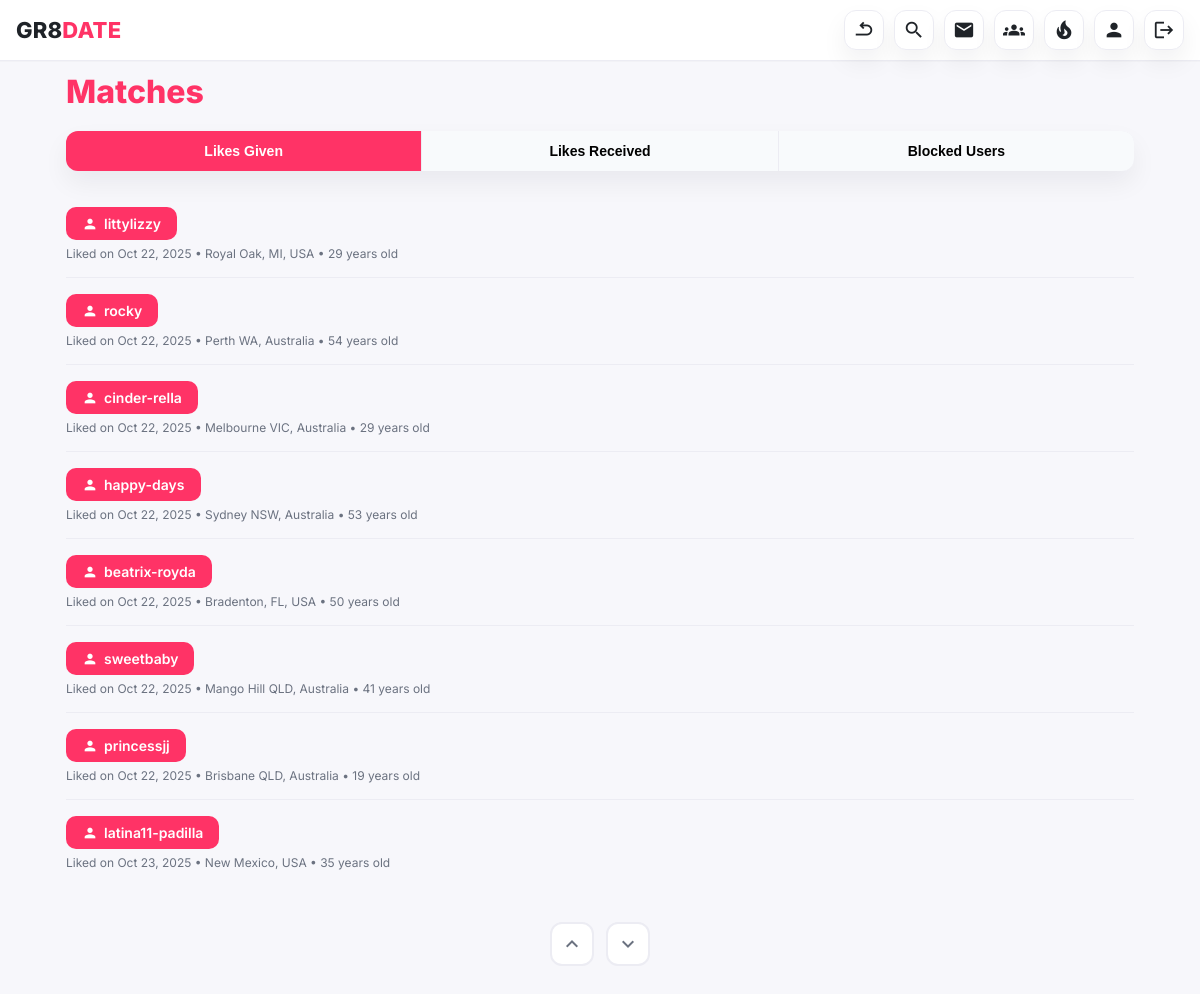
The page /matches/ (signed in) on the database its author committed.
### pages/models.py (models this page shows, shortened)
class Like(models.Model):
    liker = models.ForeignKey(settings.AUTH_USER_MODEL, on_delete=models.CASCADE, related_name='likes_given')
    liked_user = models.ForeignKey(settings.AUTH_USER_MODEL, on_delete=models.CASCADE, related_name='likes_received')
    active = models.BooleanField(default=True)  # Added this field
    created_at = models.DateTimeField(auto_now_add=True)
    class Meta:
        unique_together = ['liker', 'liked_user']

class Profile(models.Model):
    user = models.OneToOneField(User, on_delete=models.CASCADE, related_name="profile")
    is_complete = models.BooleanField(default=False)
    is_approved = models.BooleanField(default=False)
    needs_review = models.BooleanField(default=False)
    pending_changes = models.JSONField(null=True, blank=True)
    last_submitted_for_approval = models.DateTimeField(null=True, blank=True)
    created_at = models.DateTimeField(auto_now_add=True)
    updated_at = models.DateTimeField(auto_now=True)
    date_of_birth = models.DateField(blank=True, null=True)
    headline = models.CharField(max_length=120, blank=True)
    location = models.CharField(max_length=120, blank=True)
    about = models.TextField(blank=True)
    class Gender(models.TextChoices):
        FEMALE = "female", "Female"
        MALE = "male", "Male"
        NON_BINARY = "nonbinary", "Non-binary"
        UNSPECIFIED = "unspecified", "Prefer not to say"
    my_gender = models.CharField(
        max_length=20, choices=Gender.choices, default=Gender.UNSPECIFIED
    )
    class LookingFor(models.TextChoices):
        MALE = "male", "Male"
        FEMALE = "female", "Female"
        BISEXUAL = "bisexual", "Bi-sexual"
        UNSPECIFIED = "unspecified", "Prefer not to say"
    looking_for = models.CharField(
        max_length=20, choices=LookingFor.choices, default=LookingFor.UNSPECIFIED
    )
    class Children(models.TextChoices):
        PREFER_NOT = "prefer_not", "Prefer not to say"
        YES = "yes", "Yes"
        NONE = "none", "None"
    children = models.CharField(
        max_length=20, choices=Children.choices, default=Children.PREFER_NOT
    )
    smoking = models.CharField(max_length=20, default='prefer_not', blank=True)
    drinking = models.CharField(max_length=20, default='prefer_not', blank=True)
    exercise = models.CharField(max_length=20, default='prefer_not', blank=True)
    pets = models.CharField(max_length=20, default='prefer_not', blank=True)
    diet = models.CharField(max_length=20, default='prefer_not', blank=True)
    my_interests = models.CharField(max_length=600, blank=True)
    must_have_tags = models.CharField(max_length=600, blank=True)
    preferred_age_min = models.PositiveSmallIntegerField(default=18)
    preferred_age_max = models.PositiveSmallIntegerField(default=60)
    class Distance(models.TextChoices):
        ANY = "any", "Any"
        KM_5 = "5", "5 km"
        KM_10 = "10", "10 km"
        KM_25 = "25", "25 km"
        KM_50 = "50", "50 km"
        KM_100 = "100", "100 km"
        COUNTRY = "country", "Countrywide"
    preferred_distance = models.CharField(
        max_length=20, choices=Distance.choices, default=Distance.ANY
    )
    class Intent(models.TextChoices):
        ANY = "any", "Any"
        FRIENDS = "friends", "New friends"
        CASUAL = "casual", "Casual dating"
        LONGTERM = "longterm", "Long-term"
        MARRIAGE = "marriage", "Marriage"
    preferred_intent = models.CharField(
        max_length=20, choices=Intent.choices, default=Intent.ANY
    )
    @property
    def age(self) -> int | None:
        if not self.date_of_birth:
            return None
        today = _today()
        years = today.year - self.date_of_birth.year
        before_bday = (today.month, today.day) < (self.date_of_birth.month, self.date_of_birth.day)
        return years - 1 if before_bday else years

### pages/views.py (the view)
# urls.py: path('matches/', views.matches_list, name='matches_list'),
@login_required
def matches_list(request):
    likes_given = Like.objects.filter(
        liker=request.user
    ).select_related('liked_user', 'liked_user__profile').prefetch_related('liked_user__profile__images')
    likes_received = Like.objects.filter(
        liked_user=request.user
    ).select_related('liker', 'liker__profile').prefetch_related('liker__profile__images')
    blocked_users = Block.objects.filter(
        blocker=request.user
    ).select_related('blocked', 'blocked__profile')
    given_user_ids = set(like.liked_user_id for like in likes_given)
    received_user_ids = set(like.liker_id for like in likes_received)
    match_user_ids = given_user_ids & received_user_ids
    context = {
        'likes_given': likes_given,
        'likes_received': likes_received,
        'blocked_users': blocked_users,
        'match_user_ids': match_user_ids,
    }
    return render(request, 'pages/matches_list.html', context)

### pages/models.py (called while the page is built)
def _today() -> date:
    return timezone.localdate()

### templates/pages/matches_list.html (shortened to what this page needs)
{% extends 'base_header.html' %}
{% load static %}
{% block content %}
<h1 style="margin:0 0 20px 0;font-weight:800;color:var(--brand)">Matches</h1>
<div class="tabs">
    <button class="tab-btn active" data-tab="likes-given">Likes Given</button>
    <button class="tab-btn" data-tab="likes-received">Likes Received</button>
    <button class="tab-btn" data-tab="blocked">Blocked Users</button>
</div>
<div class="tab-content active" id="likes-given">
    {% if likes_given %}
        <ul class="match-list">
            {% for like in likes_given %}
            <li class="match-item">
                <div class="match-header">
                    <div class="match-info">
                        <a href="{% url 'profile_detail' like.liked_user.id %}" class="username-btn">
                            <span class="material-icons" style="font-size:16px">person</span>
                            {{ like.liked_user.username }}
                        </a>
                        <div class="match-time">
                            Liked on {{ like.created_at|date:"M j, Y" }}
                            {% if like.liked_user.profile.location %} • {{ like.liked_user.profile.location }}{% endif %}
                            {% if like.liked_user.profile.age %} • {{ like.liked_user.profile.age }} years old{% endif %}
                        </div>
                    </div>
                </div>
            </li>
            {% endfor %}
        </ul>
        <div class="global-nav">
            <button class="nav-arrow" id="prev-match" title="Previous">
                <span class="material-icons">keyboard_arrow_up</span>
            </button>
            <button class="nav-arrow" id="next-match" title="Next">
                <span class="material-icons">keyboard_arrow_down</span>
            </button>
        </div>
    {% endif %}
</div>
{% endblock %}

### rows shown on the page
Like: liked_user.username "littylizzy", created_at "Oct 22, 2025", liked_user.profile.location "Royal Oak, MI, USA", liked_user.profile.age "29"
Like: liked_user.username "rocky", created_at "Oct 22, 2025", liked_user.profile.location "Perth WA, Australia", liked_user.profile.age "54"
Like: liked_user.username "cinder-rella", created_at "Oct 22, 2025", liked_user.profile.location "Melbourne VIC, Australia", liked_user.profile.age "29"
Like: liked_user.username "happy-days", created_at "Oct 22, 2025", liked_user.profile.location "Sydney NSW, Australia", liked_user.profile.age "53"
Like: liked_user.username "beatrix-royda", created_at "Oct 22, 2025", liked_user.profile.location "Bradenton, FL, USA", liked_user.profile.age "50"
Like: liked_user.username "sweetbaby", created_at "Oct 22, 2025", liked_user.profile.location "Mango Hill QLD, Australia", liked_user.profile.age "41"
Like: liked_user.username "princessjj", created_at "Oct 22, 2025", liked_user.profile.location "Brisbane QLD, Australia", liked_user.profile.age "19"
Like: liked_user.username "latina11-padilla", created_at "Oct 23, 2025", liked_user.profile.location "New Mexico, USA", liked_user.profile.age "35"
